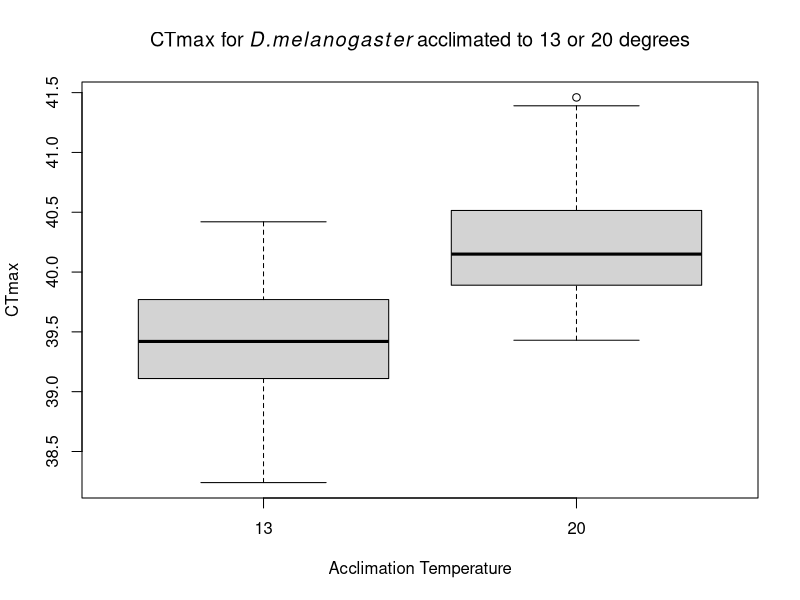
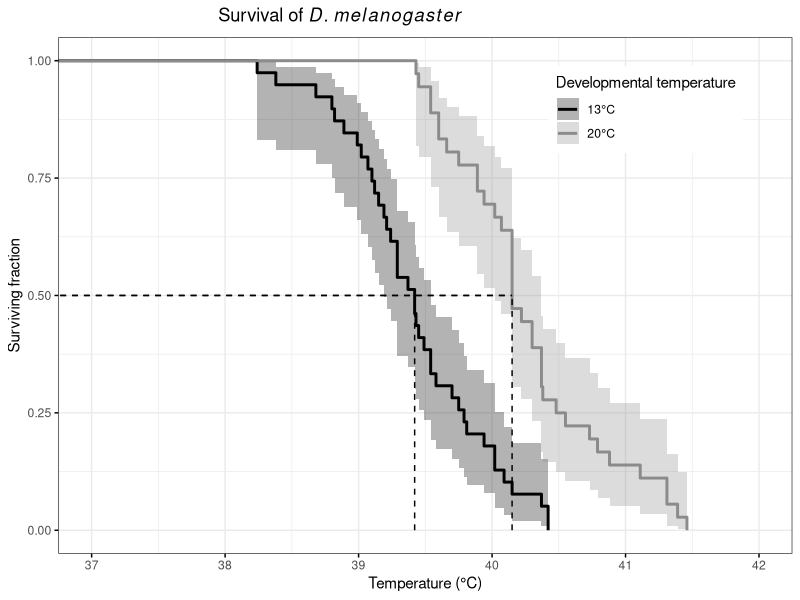

Here is the R script that generated these plots, in order:
## ---- chunk 1
knitr::opts_chunk$set(echo = TRUE)
library(survival) 
library(here)
library(survminer)
## ---- chunk 2
data <- read.table(here('data','Ramp_4days.csv'), header = TRUE, 
                   sep = ";", dec = ",")
head(data)
data <- data[,1:3]
data <- data[complete.cases(data),]
## ---- chunk 3
colnames(data)<-c('ID',"Ctmax","Temp")
head(data)
## ---- chunk 4
boxplot(data$Ctmax ~ data$Temp, xlab = 'Acclimation Temperature',
        ylab = 'CTmax', 
        main = expression('CTmax for' ~italic(D.melanogaster) ~ 'acclimated to 13 or 20 degrees' ))
## ---- chunk 5
data$status <- rep(1,75)
data$Survobj <- with(data,Surv(data$Ctmax, event = data$status))
km <- survfit(Survobj ~ Temp, data = data,conf.type = "log-log")
## ---- chunk 6
survdiff(Survobj ~Temp, data = data, rho = 0) 
survdiff(Survobj ~Temp, data = data, rho = 1) 
fit <- coxph(Surv(Ctmax,status) ~Temp, data = data)
summary(fit)
## ---- chunk 7
mycols <- c(gray.colors(4,0,0.9))
ggsurvplot(km,data = data, conf.int = TRUE, ggtheme = theme_bw(),
           xlim = c(37,42), xlab = 'Temperature (°C)',ylab = 'Surviving fraction',title = expression('                                Survival of' ~ italic(D.) ~ italic(melanogaster)),palette = mycols,
           legend = c(0.8,0.86), legend.title = 'Developmental temperature',
           legend.labs = c('13°C','20°C'),
           break.x.by = 1, surv.median.line = 'hv')
